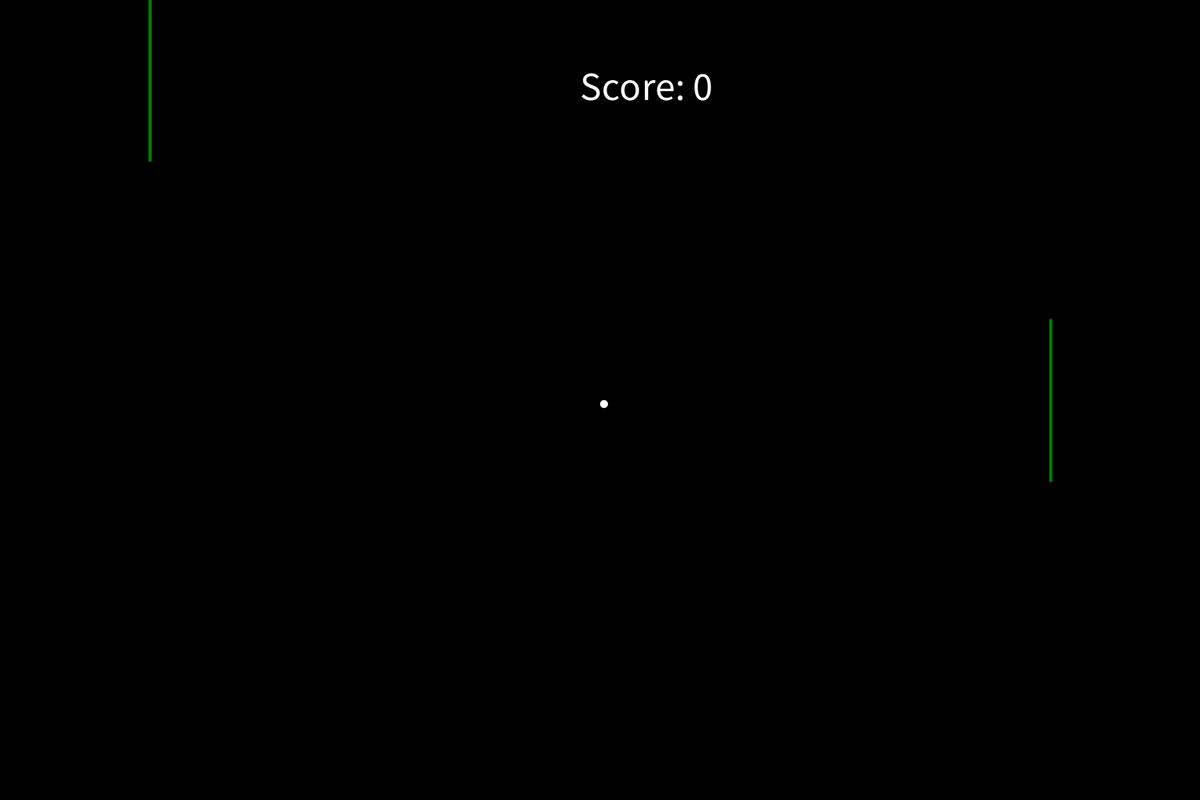
Frame 1 (no input)
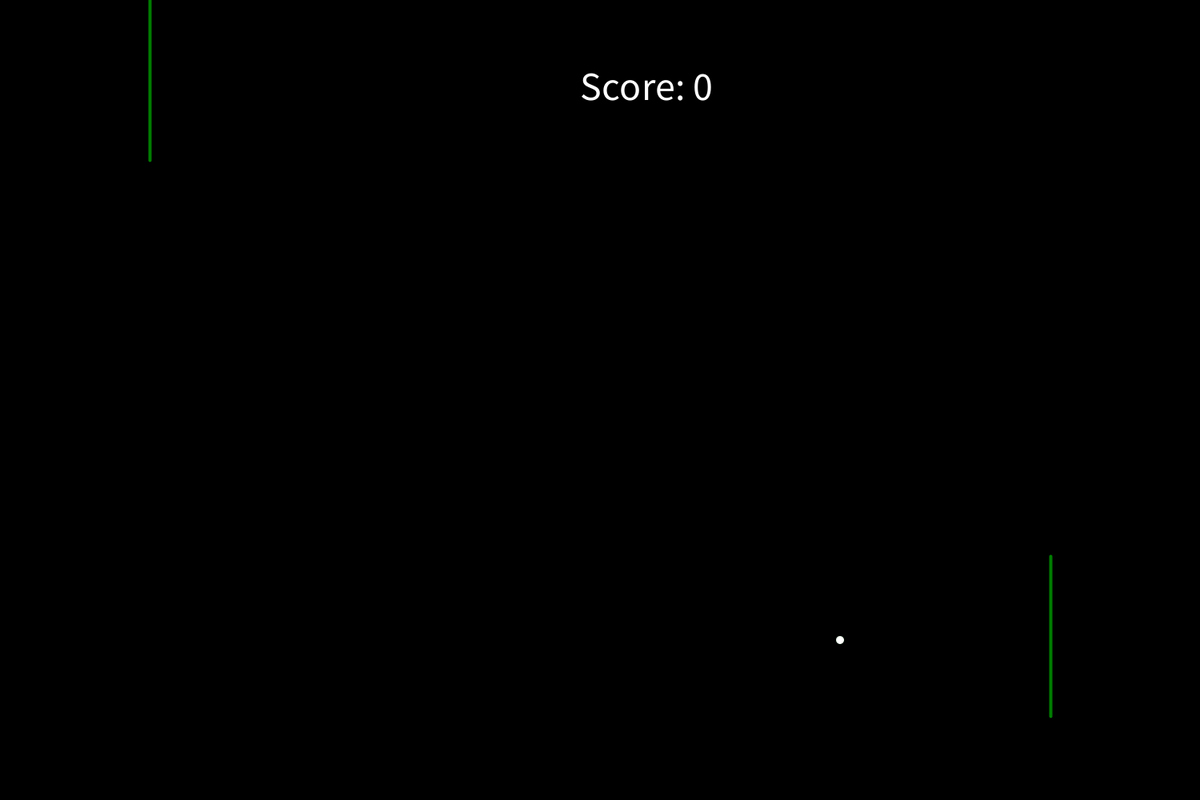
Frame 60 (the mouse pressed at the canvas centre just before this capture)
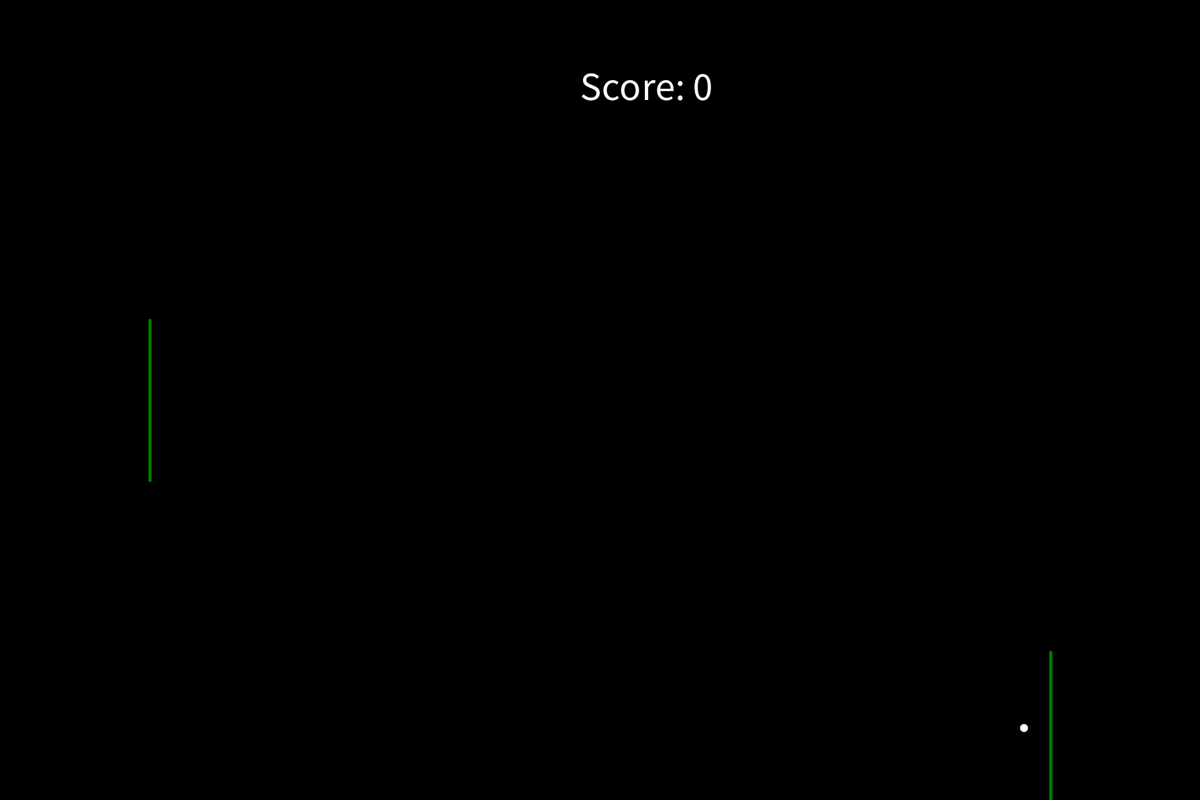
Frame 120 (the mouse held since frame 60 and released just before this capture)

The Processing sketch that drew these frames (run headless with seeded random() and noise(); from frame 60 on, the mouse is pressed at the canvas centre):

// Processing sketch: Pong
// ── Pong.pde
// John McCullough | 8-30-2022 | Pong

int xd, yd;
int speed;
int cx,cy;
int wx,wy;
int wh;
int mx, my;
int score;
void setup() {
  size(1500,1000);
  frameRate(69);
  wx = width/8;
  wy = 0;
  wh = 200;
  cx = width/2;
  cy = height/2;
  xd = 1;
  yd = 1;
  speed = 5;
  score = 0;
}
void draw()  {
  wy = constrain(mouseY,wh/2,height-(wh/2));
  background(0);
  stroke(0,125,0);
  strokeWeight(4);
  line(wx,wy+(wh/2),wx,wy-(wh/2));
  line(width-wx,cy+(wh/2),width-wx,cy-(wh/2));
  if (cx > width-wx) {
    xd = -1;
  }
  if (cy > height) {
    yd = -1;
  }
  if (cx < wx+10 && cx > wx-10 && cy < wy+(wh/2) && cy > wy-(wh/2)) {
    xd = 1;
    score += 1;
  }
  if (cy < 0) {
    yd = 1;
  }
  if (cx < 0) {
    cx = width/2;
    cy = height/2;
    xd = 1;
    yd = 1;
    score = 0;
    speed = 5+score;
  }
  cx += xd*speed;
  cy += yd*speed;
  strokeWeight(0);
  ellipse(cx,cy,10,10);
  textSize(50);
  text("Score: " + score, width/2-25, height/8);
}
